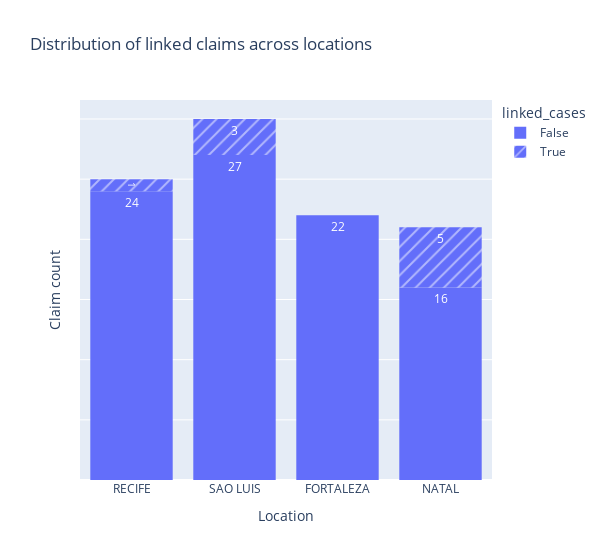

Source (notebook cell):
### Markdown cell above
We've seen the number of claims in each location. Below is a brief view of claims that are linked to other cases for each location. The plot shows that all claims in Fortaleza is not linked to other cases, while in other location there is at least one claim that is linked to other cases.

### Code cell
fig = px.histogram(claims_clean, x="location", pattern_shape='linked_cases',
                   title='Distribution of linked claims across locations', 
                   text_auto= True,
                   width=600,
                   labels={'location':'Location'})
fig.update_traces(textposition='inside', cliponaxis=False)
fig.update_yaxes(showticklabels=False, title='Claim count')
fig.show()

### Figure 1 — Plotly figure (JSON) as saved in the notebook; plotly's stock layout.template omitted (floating-point values rounded to 4 significant figures)
{"data": [{"alignmentgroup": "True", "bingroup": "x", "cliponaxis": false, "hovertemplate": "linked_cases=False<br>Location=%{x}<br>count=%{y}<extra></extra>", "legendgroup": "False", "marker": {"color": "#636efa", "pattern": {"shape": ""}}, "name": "False", "offsetgroup": "False", "orientation": "v", "showlegend": true, "textposition": "inside", "texttemplate": "%{value}", "type": "histogram", "x": ["RECIFE", "SAO LUIS", "SAO LUIS", "FORTALEZA", "FORTALEZA", "FORTALEZA", "NATAL", "FORTALEZA", "FORTALEZA", "RECIFE", "FORTALEZA", "NATAL", "RECIFE", "SAO LUIS", "SAO LUIS", "SAO LUIS", "SAO LUIS", "NATAL", "FORTALEZA", "SAO LUIS", "SAO LUIS", "SAO LUIS", "RECIFE", "SAO LUIS", "SAO LUIS", "FORTALEZA", "NATAL", "SAO LUIS", "SAO LUIS", "RECIFE", "NATAL", "FORTALEZA", "SAO LUIS", "RECIFE", "RECIFE", "RECIFE", "RECIFE", "NATAL", "RECIFE", "RECIFE", "NATAL", "RECIFE", "FORTALEZA", "RECIFE", "FORTALEZA", "SAO LUIS", "FORTALEZA", "RECIFE", "FORTALEZA", "RECIFE", "SAO LUIS", "FORTALEZA", "FORTALEZA", "SAO LUIS", "NATAL", "RECIFE", "RECIFE", "FORTALEZA", "RECIFE", "RECIFE", "RECIFE", "NATAL", "NATAL", "SAO LUIS", "SAO LUIS", "SAO LUIS", "FORTALEZA", "FORTALEZA", "RECIFE", "NATAL", "NATAL", "FORTALEZA", "SAO LUIS", "NATAL", "FORTALEZA", "RECIFE", "SAO LUIS", "RECIFE", "NATAL", "SAO LUIS", "SAO LUIS", "SAO LUIS", "SAO LUIS", "SAO LUIS", "RECIFE", "FORTALEZA", "FORTALEZA", "NATAL", "NATAL"], "xaxis": "x", "yaxis": "y"}, {"alignmentgroup": "True", "bingroup": "x", "cliponaxis": false, "hovertemplate": "linked_cases=True<br>Location=%{x}<br>count=%{y}<extra></extra>", "legendgroup": "True", "marker": {"color": "#636efa", "pattern": {"shape": "/"}}, "name": "True", "offsetgroup": "True", "orientation": "v", "showlegend": true, "textposition": "inside", "texttemplate": "%{value}", "type": "histogram", "x": ["SAO LUIS", "RECIFE", "SAO LUIS", "NATAL", "NATAL", "NATAL", "SAO LUIS", "NATAL", "NATAL"], "xaxis": "x", "yaxis": "y"}], "layout": {"barmode": "relative", "legend": {"title": {"text": "linked_cases"}, "tracegroupgap": 0}, "title": {"text": "Distribution of linked claims across locations"}, "width": 600, "xaxis": {"anchor": "y", "domain": [0, 1], "title": {"text": "Location"}}, "yaxis": {"anchor": "x", "domain": [0, 1], "showticklabels": false, "title": {"text": "Claim count"}}}}
